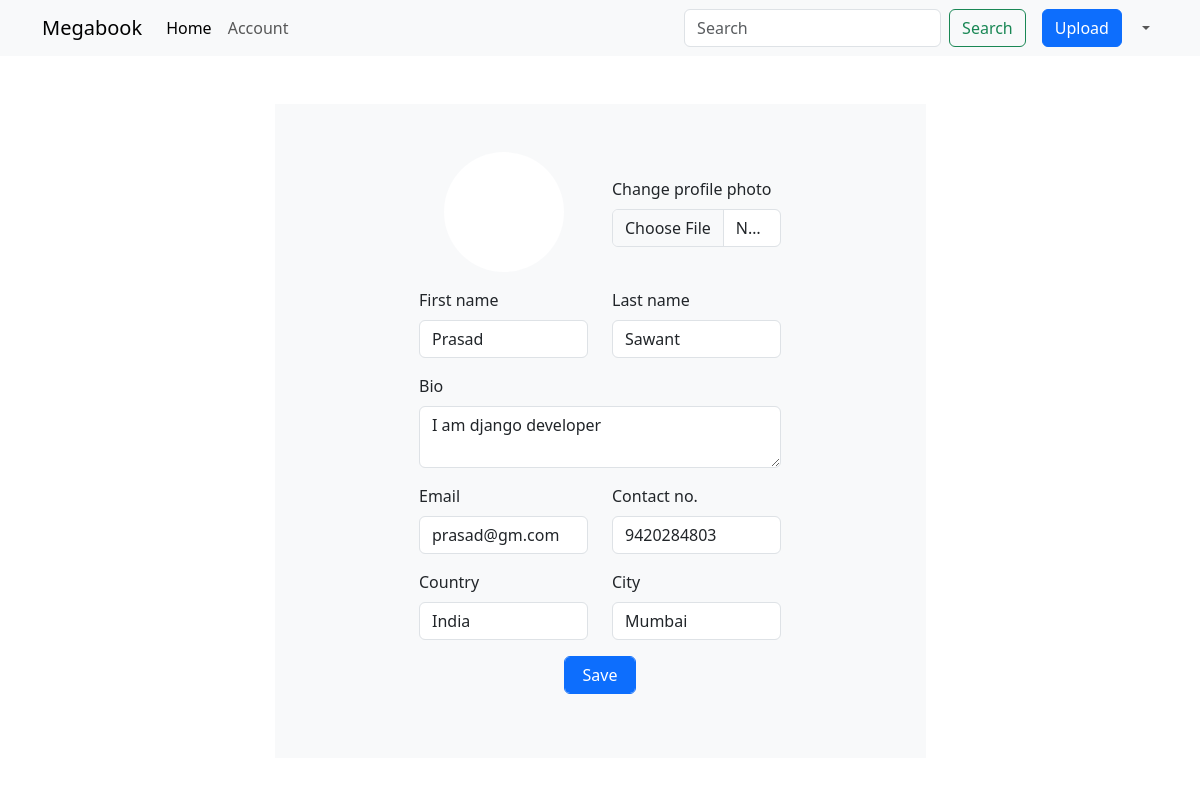
The app's page /account/edit (signed in), older data.
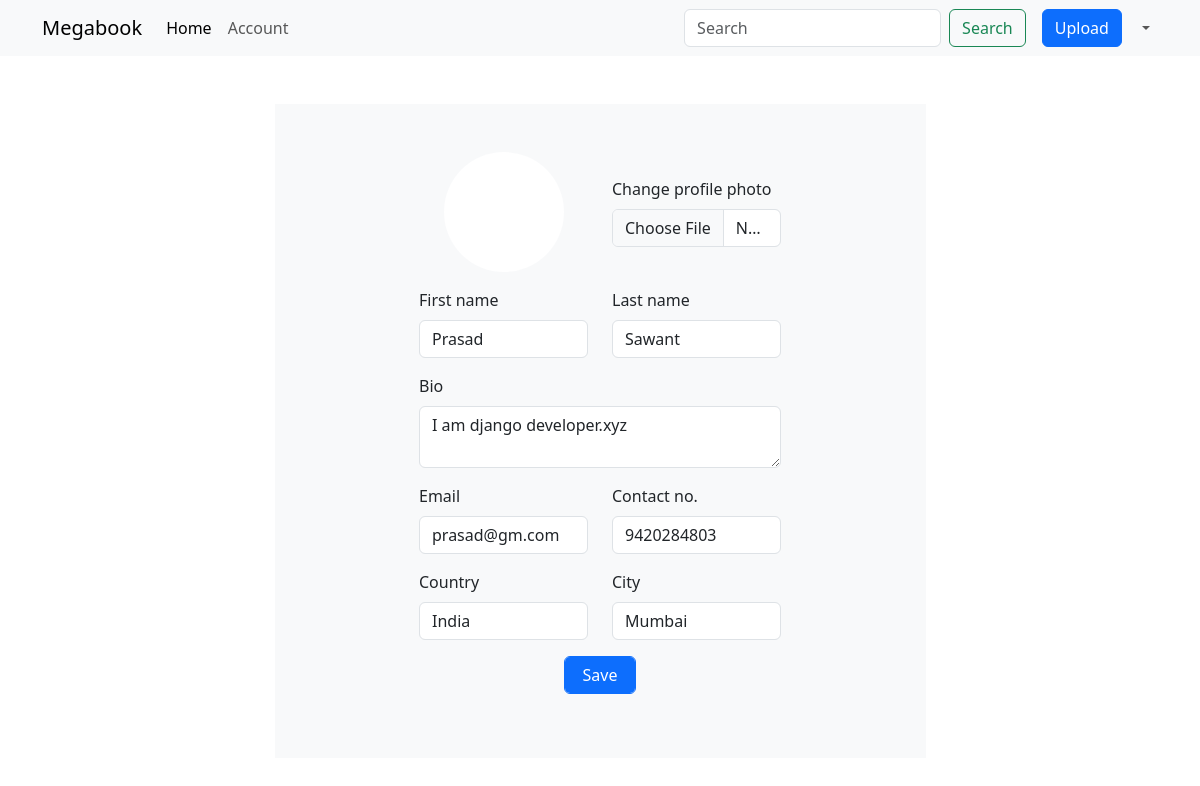
The same page, newer data.
### core/models.py (models this page shows, shortened)
class Profile(models.Model):
    user = models.ForeignKey(User,on_delete=models.CASCADE)
    userid = models.IntegerField(blank=True,null=True)
    bio = models.TextField(blank=True,null=True,default='')
    contact_no = models.IntegerField(blank=True,null=True)
    country  = models.CharField(max_length=32,blank=True,null=True,default='')
    city = models.CharField(max_length=32,blank=True,null=True,default='')
    dp = models.ImageField(upload_to='dps',default='user.png',blank=True,null=True)

### core/views.py (the view, shortened to what this page needs)
# urls.py: path('account/edit',views.account_edit),
@login_required(login_url='/auth/login')
def account_edit(request):
    print(request.user)
    user_profile = Profile.objects.get(user=request.user)
    user_model = User.objects.get(username=request.user)
    print(user_model.email)
    return render(request,'account_edit.html',{'user_profile':user_profile,'user_model':user_model})

### templates/account_edit.html (shortened to what this page needs)
{% extends "base.html" %}
{% load static %}
{% block content %}
<div class="container d-flex justify-content-center my-5">
    <div class="profile bg-body-tertiary col-12 col-sm-7 p-5">
        <form action="/account/edit" method="post" enctype="multipart/form-data">
            <div class="row d-flex justify-content-center">
                <div class="mb-3 col-12 col-sm-4 d-flex justify-content-center">
                    <div class="dp" style="height:120px; width:120px; border-radius:50%; background-color: white; background-image: url('{{user_profile.dp.url}}');
                background-size:cover;"></div>
                </div>
                <div class="mb-3 col-12 col-sm-4 d-flex align-items-center">
                    <div>
                        <label for="exampleFormControlInput1" class="form-label">Change profile photo</label>
                        <input type="file" name="dp" class="form-control" id="exampleFormControlInput1">
                    </div>
                </div>
            </div>
            <div class="row d-flex justify-content-center">
                <div class="mb-3 col-12 col-sm-4">
                    <label for="exampleFormControlInput1" class="form-label">First name</label>
                    <input type="text" value="{{user_model.first_name}}" name="first_name" class="form-control"
                        id="exampleFormControlInput1" placeholder="First name">
                </div>
                <div class="mb-3 col-12 col-sm-4">
                    <label for="exampleFormControlInput1" class="form-label">Last name</label>
                    <input type="text" value="{{user_model.last_name}}" name="last_name" class="form-control"
                        id="exampleFormControlInput1" placeholder="Last name">
                </div>
            </div>
            <div class="row d-flex justify-content-center">
                <div class="mb-3 col-12 col-sm-8">
                    <label for="exampleFormControlInput1" class="form-label">Bio</label>
                    <textarea class="form-control" placeholder="Write here.." name="bio"
                        id="floatingTextarea">{{user_profile.bio}}</textarea>
                </div>
            </div>
            <div class="row d-flex justify-content-center">
                <div class="mb-3 col-12 col-sm-4">
                    <label for="exampleFormControlInput1" class="form-label">Email</label>
                    <input type="email" value="{{user_model.email}}" class="form-control" id="exampleFormControlInput1"
                        placeholder="Email id" readonly>
                </div>
                <div class="mb-3 col-12 col-sm-4">
                    <label for="exampleFormControlInput1" class="form-label">Contact no.</label>
                    <input type="text" value="{{user_profile.contact_no}}" name="contact_no" class="form-control"
                        id="exampleFormControlInput1" placeholder="+91 ">
                </div>
            </div>
            <div class="row d-flex justify-content-center">
                <div class="mb-3 col-12 col-sm-4">
                    <label for="exampleFormControlInput1" class="form-label">Country</label>
                    <input type="text" value="{{user_profile.country}}" name="country" class="form-control"
                        id="exampleFormControlInput1" placeholder="Country">
                </div>
                <div class="mb-3 col-12 col-sm-4">
                    <label for="exampleFormControlInput1" class="form-label">City</label>
                    <input type="text" value="{{user_profile.city}}" name="city" class="form-control"
                        id="exampleFormControlInput1" placeholder="City">
                </div>
            </div>
            <div class="row d-flex justify-content-center">
                <div class="mb-3 col-12 col-sm-2">
                    <input type="submit" class="form-control btn btn-primary" value="Save">
                </div>
            </div>
        </form>
    </div>
</div>
{% endblock %}

### templates/base.html
{% load static%}
{% include "header.html" %}
{% block content %}
{% endblock %}
{% include "footer.html" %}

### templates/header.html (shortened to what this page needs)
{% load static %}
<!DOCTYPE html>
<html lang="en">
<head>
    <link href="https://cdn.jsdelivr.net/npm/bootstrap@5.3.0-alpha1/dist/css/bootstrap.min.css" rel="stylesheet"
>
    <link rel="stylesheet" href="{% static 'css/style.css' %}">
</head>
<body>
    <nav class="navbar navbar-expand-lg bg-body-tertiary">
        <div class="container">
            <a class="navbar-brand" href="/">Megabook</a>
            <div class="collapse navbar-collapse" id="navbarSupportedContent">
                <ul class="navbar-nav me-auto mb-2 mb-lg-0">
                    <li class="nav-item">
                        <a class="nav-link active" aria-current="page" href="/">Home</a>
                    </li>
                    <li class="nav-item">
                        <a class="nav-link" href="/account">Account</a>
                    </li>
                </ul>
                <form class="d-flex" role="search" method="get" action="search?">
                    <input class="form-control me-2" type="search" name="search" placeholder="Search" aria-label="Search">
                    <button class="btn btn-outline-success me-3" type="submit">Search</button>
                </form>
                <button class="btn btn-primary me-2" data-bs-target="#exampleModalToggle"
                    data-bs-toggle="modal">Upload</button>
                <div class="d-flex align-items-center">
                    <ul class="navbar-nav me-auto my-2 my-lg-0 navbar-nav-scroll" style="--bs-scroll-height: 100px;">
                        <li class="nav-item dropdown">
                            <a class="nav-link dropdown-toggle" href="#" role="button" data-bs-toggle="dropdown"
                                aria-expanded="false">
                            </a>
                        </li>
                    </ul>
                </div>
            </div>
        </div>
    </nav>

### templates/footer.html (shortened to what this page needs)
</body>
</html>

Row changes from the older to the newer data that the page shows:
changed Profile "India": bio "I am django developer" → "I am django developer.xyz"
